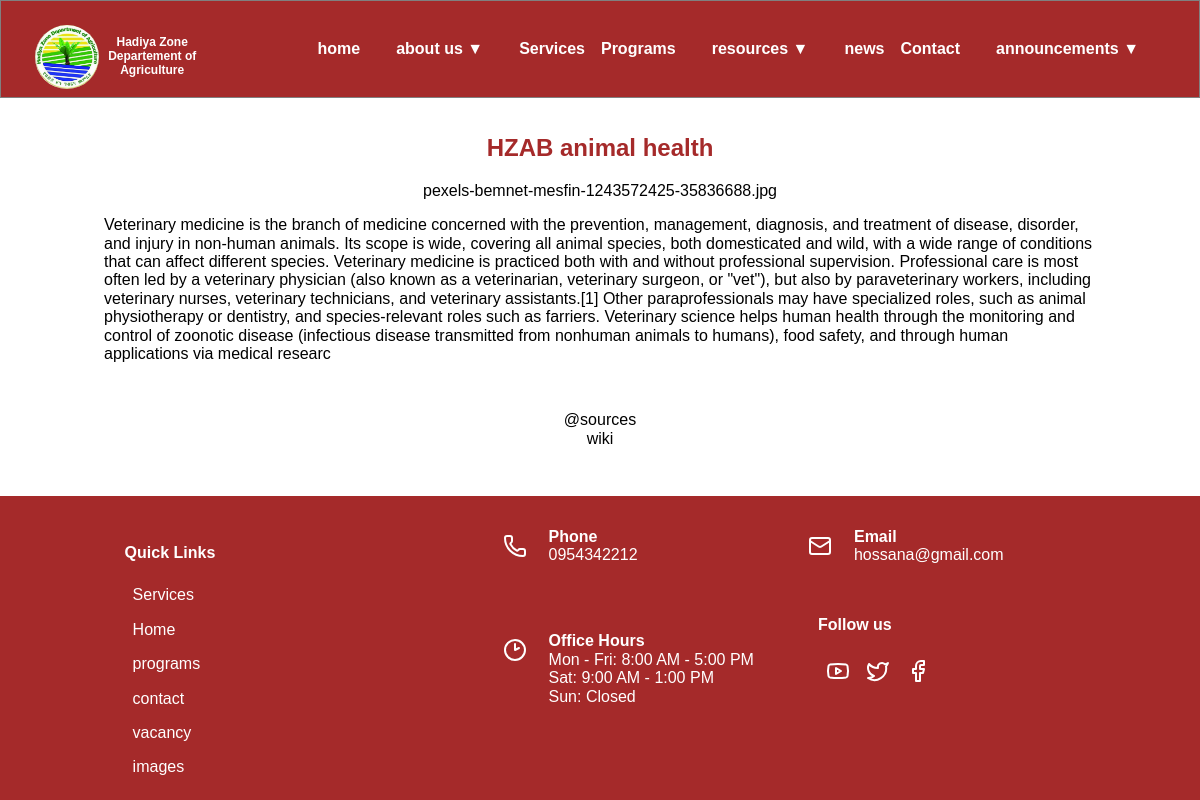
The app's page /news/0/ with its own data.
### mind/models.py (models this page shows)
class News(models.Model):
    news_id = models.IntegerField(max_length=2000 ,primary_key=True)
    title = models.CharField(max_length=20)
    body  = models.CharField(max_length=1000)
    newsImage = models.ImageField()
    sources = models.CharField(max_length=50)

### mind/views.py (the view)
# urls.py: path('news/<int:news_id>/',views.full_news,name="full_news"),
def full_news(request,news_id):
    my_news = News.objects.get(news_id=news_id)
    return render(request,"mind/full_news.html",{"my_news":my_news})

### mind/templates/mind/full_news.html
{% extends "mind/base.html"%}
{% block body%}
<div class="container full__news_container">
    <h1 class="full__news_title">{{my_news.title}}</h1>
    <div class="full__news_img">{{my_news.newsImage}}</div>
    <p class="full__news_body">{{my_news.body}}</p>
    <P class="full__news_ref"><section style="font-weight:italic;">@sources</section>{{my_news.sources}}</P>
</div>
{% endblock body%}

### mind/templates/mind/base.html (shortened to what this page needs)
<!doctype html>
<html lang="en">
  <head>
    {% load static %}
    <link rel="stylesheet" href="{% static 'mind/css/bundle.css' %}">
    <link href="https://api.fontshare.com/v2/css?f[]=supreme@300,400,500,700,800&display=swap" rel="stylesheet">
  </head>
  <body>
    <section id="header" class=" ">
      <div class="all__header">
        <div class="header__logo">
          <img class="header__logo_image jumpy"  width="64px" hieght="64px" src="{% static 'mind/img/logo.png' %}">
          <p class="header__logo_desc" >Hadiya Zone<br>Departement of<br>Agriculture</p>
        </div>
        <ul class="header_ul hidden">
          <li><a class="header__anchor" href="{% url 'mind:index' %}#home">home</a></li>
          <li>
            <button class="header__anchor aboutus__anchor dropbtn" >about us ▼</button>
          </li>
          <li><a class="header__anchor" href="{% url 'mind:index' %}#services">Services</a></li>
          <li><a class="header__anchor" href="{% url 'mind:index' %}#programs">Programs</a></li>
          <li>
          <button class="header__anchor resources__anchor dropbtn">resources ▼</button>
          </li>
          <li><a class="header__anchor" href="{% url 'mind:news' %}" >news</a></li>
          <li><a class="header__anchor" href="{% url 'mind:contact' %}">Contact</a></li>
          <li>
            <button class="header__anchor announcement__anchor dropbtn" >announcements ▼</button>
          </li>
        </ul>
      </div>
{% block body %}
    {% endblock body%}
    <section id="contact" class=" ">
          <div class="quick__links">
      <P class="ttl ">Quick Links</P>
      <ul>
        <li><a href="{% url 'mind:index' %}#services">Services</a></li>
        <li><a href="{% url 'mind:index' %}#home">Home</a></li>
       <li> <a href="{% url 'mind:index' %}#programs">programs</a></li>
        <li><a href="{% url 'mind:contact' %}">contact</a></li>
        <li><a href="{% url 'mind:vacancy'%}">vacancy</a></li>
        <li><a href="{% url 'mind:resources' %}#img">images</a></li>
      </ul>
    </div>
    <div class="other__qiuck">
        <div class="hrs__element">
            <div class="hrs__icon">
            </div>
            <div class="hrs_desc">
              <p><span class="ttl ">Phone</span><br>0954342212</p>
            </div>
        </div>
        <div class="hrs__element">
          <div class="hrs__icon">
          </div>
          <div class="hrs_desc">
            <p><span class="ttl ">Email</span><br>hossana@gmail.com</p>
          </div>
        </div>
        <div class="hrs__element">
          <div class="hrs__icon clock">
            <svg xmlns="http://www.w3.org/2000/svg" width="24" height="24" viewBox="0 0 24 24" fill="none" stroke="currentColor" stroke-width="2" stroke-linecap="round" stroke-linejoin="round" class="lucide lucide-clock2-icon lucide-clock-2"><path d="M12 6v6l4-2"/><circle cx="12" cy="12" r="10"/></svg>
          </div>
          <div class="hrs_desc">
            <p><span class="ttl ">Office Hours</span><br>Mon - Fri: 8:00 AM - 5:00 PM<br>
                Sat: 9:00 AM - 1:00 PM<br>
                Sun: Closed
              </p>
        </div>
      </div>
      <div class="social__container">
        <p class="ttl ">Follow us</p>
        <div class="social__icons">
          <div class="youtube social"></div>
          <div class=" twitter social"></div>
          <div class="facebook social"><svg xmlns="http://www.w3.org/2000/svg" width="24" height="24" viewBox="0 0 24 24" fill="none" stroke="currentColor" stroke-width="2" stroke-linecap="round" stroke-linejoin="round" class="lucide lucide-facebook-icon lucide-facebook"><path d="M18 2h-3a5 5 0 0 0-5 5v3H7v4h3v8h4v-8h3l1-4h-4V7a1 1 0 0 1 1-1h3z"/></svg></div>
        </div>
      </div>
    </div>
    </section>
  </body>
</html>

### mind/static/mind/css/utils.css (style rules this page uses)
.container { width: 100%; margin-left: auto; margin-right: auto; padding-left: 0.5rem; padding-right: 0.5rem; }
@media (min-width: 475px) { .container { max-width: 475px; } }
@media (min-width: 640px) { .container { max-width: 640px; } }
@media (min-width: 768px) { .container { max-width: 768px; } }
@media (min-width: 1024px) { .container { max-width: 1024px; } }

### mind/static/mind/css/style.css (style rules this page uses)
:root { --clr-lbr: #ab5b50; --clr-br:#701b10; --clr-brgrn:#38f02b; --clr-whtgrn:#aefca7; --clr-dimwht:#c9c7c7; --size-xxs: 0.5rem; --size-xs: 0.75rem; --size-sm: 0.875rem; --size-base: 1rem; --size-lg: 1.125rem; --size-xl: 1.25rem; --size-2xl: 1.5rem; --size-3xl: 1.875rem; --size-4xl: 2.25rem; --size-5xl: 3rem; --size-6xl: 3.75rem; --size-7xl: 4.5rem; --size-8xl: 6rem; --size-9xl: 8rem; --size-10xl: 10rem; }

### mind/static/mind/css/contacts.css (style rules this page uses)
#contact { width:100%; display:flex; flex-direction:column; align-items:center; justify-content:baseline; background-color: brown; color:white; }
.ttl { font-size:var(--size-base); font-weight:bold; }
.quick__links ul { list-style: none; padding-left:0; }
.other__qiuck { display:grid; grid-template-columns:repeat(1,1fr); }
.hrs__element { display:flex; flex-direction: row; justify-content: flex-start; align-items: flex-start; margin:1rem; }
.hrs__icon { margin:1rem; align-self: baseline; padding:6px; }
.social__container { display:flex; flex-direction: column; align-items: flex-start; padding-left:3rem; justify-content: baseline; }
.social__icons { display:flex; flex-direction: row; justify-content: center; align-items: center; }
.social__icons svg { margin:0.5rem; }
@media (min-width: 768px) { #contact { display:flex; flex-direction:row; align-items: baseline; justify-content: space-around; } }
@media (min-width: 768px) { .other__qiuck { display:grid; grid-template-columns: repeat(2,1fr); } }

### mind/static/mind/css/header.css (style rules this page uses)
html { scroll-padding-top: 235px; scroll-behavior: smooth; font-family: 'Supreme', sans-serif; }
#header { width:100%; position:sticky; background-color: white; top:0; left:0; z-index: 1000; }
.all__header { width:auto; display:flex; flex-direction:column; align-items: center; justify-content: space-between; height:auto; box-shadow:2px rgb(225, 53, 53); background-color: brown; color:white; }
.header_ul li { position:relative; }
.header__logo_image { height:4rem; width:4rem; border-radius: 50%; margin:0.1rem; }
.header__logo { display:flex; justify-content: center; flex-direction:column; align-items: center; margin-left:1rem; margin-top:1rem; }
a { text-decoration:none; color:white; }
.header__logo_desc { text-align:center; font-size: var(--size-xs); font-weight:bold; padding-left: 0.5rem; }
.header_ul { display:flex; flex-direction:column; justify-content: center; align-items: center; list-style: none; padding-right: 1rem; font-weight:bold; font-size: var(--size-xxl); flex-wrap: wrap; }
.hidden { display:none; }
button.header__anchor { background: none; border: none; color: white; font-size: inherit; cursor: pointer; padding: 15px 20px; font-weight:bold; }
@media (min-width: 768px) { html { scroll-padding-top: 93px; scroll-behavior: smooth; } }
@media (min-width: 768px) { .header__logo { padding-left: 1rem; } }
@media (min-width: 768px) { .all__header { width:auto; display:flex; flex-direction:row; align-items: center; justify-content: space-between; border: 1px solid gray; height:auto; } }
@media (min-width: 768px) { .header_ul { display:flex; flex-direction:row; justify-content: center; align-items: center; list-style: none; margin-left: auto; margin-right:2rem; padding-right:0; padding-left:0; } }
@media (min-width: 768px) { li { padding:0.5rem; } }
@media (min-width: 768px) { .header__logo { display:flex; justify-content: center; flex-direction:row; align-items: center; margin-left:1rem; margin-top:1rem; } }

### mind/static/mind/css/full_news.css (style rules this page uses)
.full__news_container { display:flex; flex-direction: column; align-items: center; justify-content: baseline; padding:1rem; }
.full__news_title { color:brown; }
.full__news_ref { color:rgba(106, 235, 0, 0.663); }

### records on screen
News: title "HZAB animal health", newsImage "pexels-bemnet-mesfin-1243572425-35836688.jpg", body "Veterinary medicine is the branch of medicine concerned with the prevention, management, diagnosis, and treatment of disease, disorder, and injury in non-human animals. Its scope is wide, covering all animal species, both domesticated and wild, with a wide range of conditions that can affect different species. Veterinary medicine is practiced both with and without professional supervision. Professional care is most often led by a veterinary physician (also known as a veterinarian, veterinary surgeon, or \"vet\"), but also by paraveterinary workers, including veterinary nurses, veterinary technicians, and veterinary assistants.[1] Other paraprofessionals may have specialized roles, such as…", sources "wiki"
